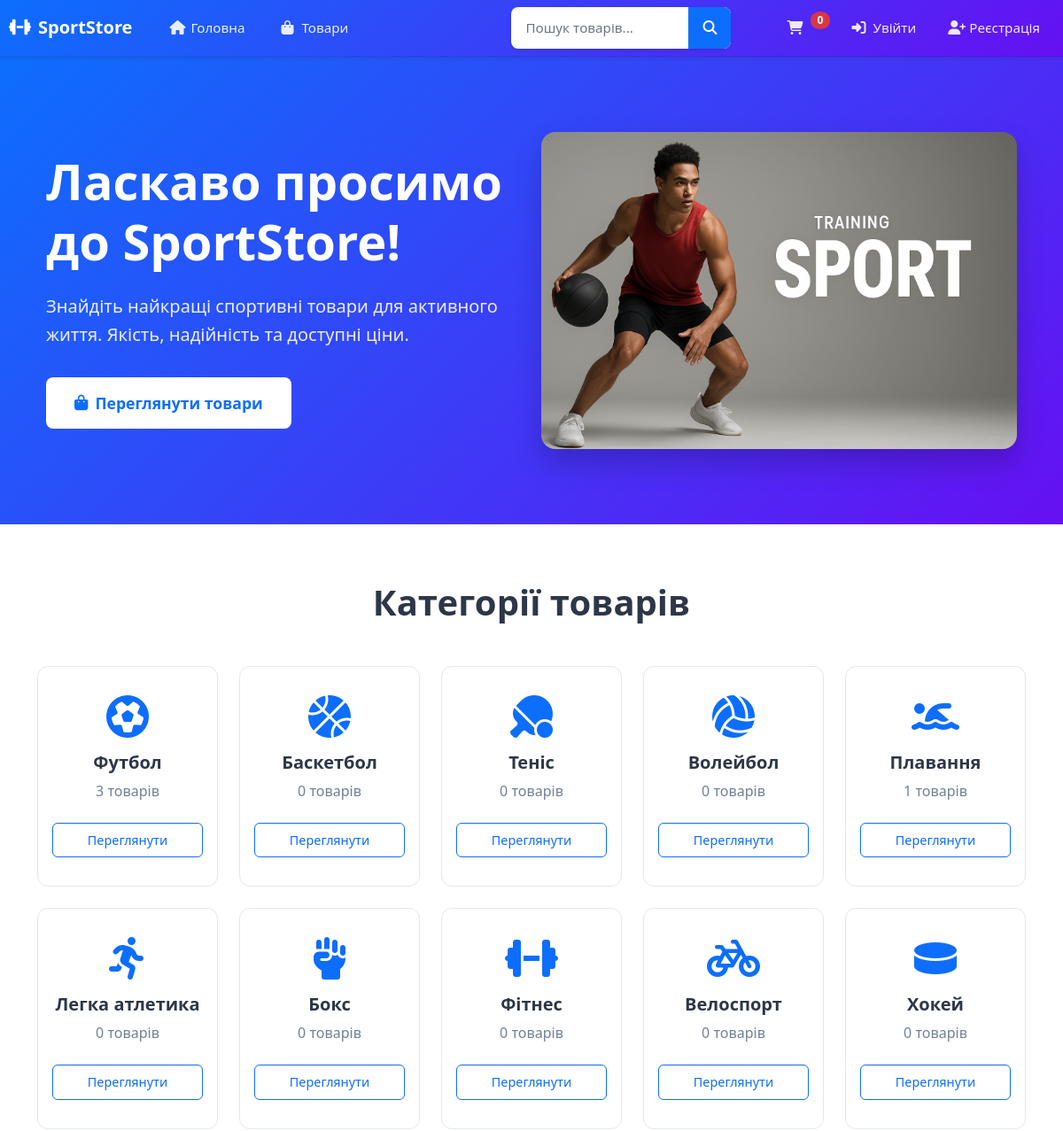
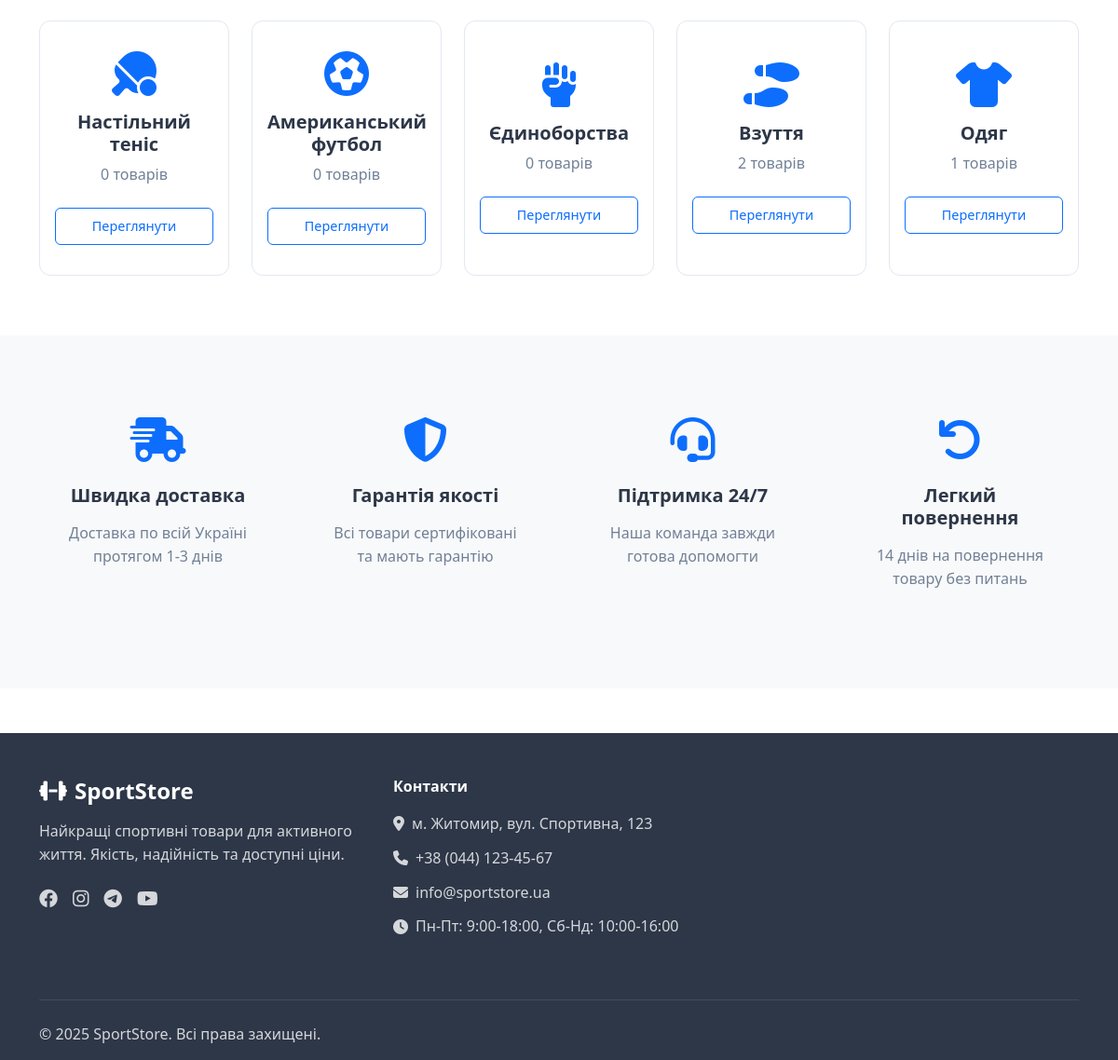
The page / on the database its author committed (2 pictures, top to bottom).
### tables this page shows
CREATE TABLE IF NOT EXISTS `categories` (
  `id` int NOT NULL AUTO_INCREMENT,
  `name` varchar(191) NOT NULL,
  `created_at` timestamp NULL DEFAULT CURRENT_TIMESTAMP,
  PRIMARY KEY (`id`),
  UNIQUE KEY `name` (`name`)
);

### core/Controller.php (called while the page is built, shortened)
<?php
class Controller {
    protected function view($template, $data = []) {
        extract($data);
        require_once "views/{$template}.php";
        require_once 'views/layouts/main.php';
    }
}
?>

### controllers/HomeController.php (called while the page is built)
<?php
class HomeController extends Controller {
    public function index() {
        $productModel = new Product();
        $categoryModel = new Category();
        $popularProducts = $productModel->getPopularProducts(8);
        $newProducts = $productModel->getNewProducts(8);
        $categories = $categoryModel->getCategoriesWithProductCount();
        $data = [
            'title' => 'Головна сторінка - Спортивний магазин',
            'popularProducts' => $popularProducts,
            'newProducts' => $newProducts,
            'categories' => $categories
        ];
        $this->view('home/index', $data);
    }
}
?>

### config/helpers.php (called while the page is built, shortened)
<?php
if (!function_exists('url')) {
    function url($path = '')
    {
        $protocol = isset($_SERVER['HTTPS']) && $_SERVER['HTTPS'] === 'on' ? 'https' : 'http';
        $host = $_SERVER['HTTP_HOST'];
        $scriptName = $_SERVER['SCRIPT_NAME'];
        $basePath = dirname($scriptName);
        $baseUrl = $protocol . '://' . $host . ($basePath === '/' ? '' : $basePath);
        return $baseUrl . '/' . ltrim($path, '/');
    }
}

### config/database.php (called while the page is built)
<?php
class Database {
    private static $instance = null;
    private $connection;
    private function __construct() {
        $config = [
            'host' => 'localhost',
            'dbname' => 'sports_store_cms',
            'username' => 'root',
            'password' => '',
            'charset' => 'utf8mb4'
        ];
        try {
            $this->connection = new PDO(
                "mysql:host={$config['host']};dbname={$config['dbname']};charset={$config['charset']}",
                $config['username'],
                $config['password'],
                [PDO::ATTR_ERRMODE => PDO::ERRMODE_EXCEPTION]
            );
        } catch (PDOException $e) {
            die("Database connection failed: " . $e->getMessage());
        }
    }
    public static function getInstance() {
        if (self::$instance === null) {
            self::$instance = new self();
        }
        return self::$instance;
    }
    public function getConnection() {
        return $this->connection;
    }
}
?>

### models/Category.php (called while the page is built, shortened)
<?php
class Category extends Model {
    public function getCategoriesWithProductCount() {
        $sql = "SELECT c.*, COUNT(p.id) as product_count
                FROM categories c
                LEFT JOIN products p ON c.id = p.category_id
                GROUP BY c.id
                ORDER BY c.id ASC";
        return $this->query($sql);
    }
}
?>

### core/Model.php (called while the page is built, shortened)
<?php
class Model {
    protected $db;
    public function __construct() {
        $this->db = Database::getInstance()->getConnection();
    }
    public function query($sql, $params = []) {
        $stmt = $this->db->prepare($sql);
        $stmt->execute($params);
        return $stmt->fetchAll(PDO::FETCH_ASSOC);
    }
}
?>

### views/home/index.php (the view, shortened to what this page needs)
<section class="hero-section">
    <div class="container">
        <div class="hero-content">
            <div class="hero-text">
                <h1 class="hero-title">Ласкаво просимо до SportStore!</h1>
                <p class="hero-subtitle">Знайдіть найкращі спортивні товари для активного життя. Якість, надійність та доступні ціни.</p>
                <a href="<?= url('products') ?>" class="hero-btn">
                    <i class="fas fa-shopping-bag"></i>Переглянути товари
                </a>
            </div>
            <div class="hero-image">
                <img src="<?= url('assets/images/hero-sport.png') ?>" alt="Спорт">
            </div>
        </div>
    </div>
</section>
<?php if (!empty($categories)): ?>
<section class="categories-section">
    <div class="container">
        <h2 class="section-title">Категорії товарів</h2>
        <div class="categories-grid">
            <?php
            function getCategoryIcon($categoryName) {
                $name = mb_strtolower(trim($categoryName), 'UTF-8');
                if (strpos($name, 'футбол') !== false) return 'fas fa-futbol';
                if (strpos($name, 'баскетбол') !== false) return 'fas fa-basketball-ball';
                if (strpos($name, 'теніс') !== false) return 'fas fa-table-tennis';
                if (strpos($name, 'волейбол') !== false) return 'fas fa-volleyball-ball';
                if (strpos($name, 'плавання') !== false) return 'fas fa-swimmer';
                if (strpos($name, 'біг') !== false || strpos($name, 'легка атлетика') !== false) return 'fas fa-running';
                if (strpos($name, 'фітнес') !== false || strpos($name, 'тренажер') !== false) return 'fas fa-dumbbell';
                if (strpos($name, 'велосипед') !== false || strpos($name, 'велоспорт') !== false) return 'fas fa-bicycle';
                if (strpos($name, 'бокс') !== false || strpos($name, 'єдиноборств') !== false) return 'fas fa-fist-raised';
                if (strpos($name, 'одяг') !== false || strpos($name, 'форма') !== false) return 'fas fa-tshirt';
                if (strpos($name, 'взуття') !== false || strpos($name, 'кросівки') !== false) return 'fas fa-shoe-prints';
                if (strpos($name, 'хокей') !== false) return 'fas fa-hockey-puck';
                return 'fas fa-trophy';
            }
            foreach ($categories as $category):
                    $icon = getCategoryIcon($category['name']);
            ?>
            <div class="category-card">
                <i class="<?= $icon ?> category-icon"></i>
                <h5 class="category-name"><?= htmlspecialchars($category['name']) ?></h5>
                <p class="category-count"><?= $category['product_count'] ?? 0 ?> товарів</p>
                <a href="<?= url('products?category=' . $category['id']) ?>" class="category-btn">Переглянути</a>
            </div>
            <?php endforeach; ?>
        </div>
    </div>
</section>
<?php endif; ?>
<section class="features-section">
    <div class="container">
        <div class="features-grid">
            <div class="feature-item">
                <i class="fas fa-shipping-fast feature-icon"></i>
                <h5 class="feature-title">Швидка доставка</h5>
                <p class="feature-description">Доставка по всій Україні протягом 1-3 днів</p>
            </div>
            <div class="feature-item">
                <i class="fas fa-shield-alt feature-icon"></i>
                <h5 class="feature-title">Гарантія якості</h5>
                <p class="feature-description">Всі товари сертифіковані та мають гарантію</p>
            </div>
            <div class="feature-item">
                <i class="fas fa-headset feature-icon"></i>
                <h5 class="feature-title">Підтримка 24/7</h5>
                <p class="feature-description">Наша команда завжди готова допомогти</p>
            </div>
            <div class="feature-item">
                <i class="fas fa-undo feature-icon"></i>
                <h5 class="feature-title">Легкий повернення</h5>
                <p class="feature-description">14 днів на повернення товару без питань</p>
            </div>
        </div>
    </div>
</section>

### views/layouts/main.php (style rules this page uses)
body { font-family: 'Segoe UI', Tahoma, Geneva, Verdana, sans-serif; line-height: 1.6; color: #2d3748; margin: 0; padding: 0; }

### views/home/index.php (style rules this page uses)
.hero-section { background: linear-gradient(135deg, #0d6efd 0%, #6610f2 100%); color: white; padding: 4rem 0; margin-bottom: 0; }
.hero-content { display: flex; align-items: center; min-height: 400px; }
.hero-text { flex: 1; padding-right: 2rem; }
.hero-title { font-size: 3.5rem; font-weight: 700; margin-bottom: 1.5rem; line-height: 1.2; margin-left: 10px }
.hero-subtitle { font-size: 1.25rem; margin-bottom: 2rem; opacity: 0.9; line-height: 1.6; margin-left: 10px; }
.hero-btn { background: white; color: #0d6efd; border: none; padding: 1rem 2rem; border-radius: 0.5rem; font-size: 1.1rem; font-weight: 600; text-decoration: none; display: inline-flex; align-items: center; gap: 0.5rem; transition: all 0.3s; margin-left: 10px; }
.hero-image { flex: 1; text-align: center; margin-right: 10px; }
.hero-image img { max-width: 100%; height: auto; border-radius: 1rem; box-shadow: 0 1rem 2rem rgba(0, 0, 0, 0.2); }
.categories-section { padding: 4rem 0; background: white; }
.section-title { text-align: center; font-size: 2.5rem; font-weight: 700; margin-bottom: 3rem; color: #2d3748; }
.categories-grid { display: grid; grid-template-columns: repeat(auto-fit, minmax(200px, 1fr)); gap: 1.5rem; }
.category-card { background: white; border: 1px solid #e2e8f0; border-radius: 0.75rem; padding: 2rem 1rem; text-align: center; transition: all 0.3s; height: 100%; display: flex; flex-direction: column; justify-content: center; }
.category-icon { font-size: 3rem; color: #0d6efd; margin-bottom: 1rem; }
.category-name { font-size: 1.25rem; font-weight: 600; margin-bottom: 0.5rem; color: #2d3748; }
.category-count { color: #718096; margin-bottom: 1.5rem; }
.category-btn { background: transparent; color: #0d6efd; border: 1px solid #0d6efd; padding: 0.5rem 1rem; border-radius: 0.375rem; font-size: 0.9rem; font-weight: 500; text-decoration: none; transition: all 0.2s; }
.features-section { padding: 4rem 0; background: #f8f9fa; }
.features-grid { display: grid; grid-template-columns: repeat(auto-fit, minmax(250px, 1fr)); gap: 2rem; }
.feature-item { text-align: center; padding: 1.5rem; }
.feature-icon { font-size: 3rem; color: #0d6efd; margin-bottom: 1.5rem; }
.feature-title { font-size: 1.25rem; font-weight: 600; margin-bottom: 1rem; color: #2d3748; }
.feature-description { color: #718096; line-height: 1.6; }

### rows shown on the page
categories: name "Футбол", product_count "3"
categories: name "Баскетбол", product_count "0"
categories: name "Теніс", product_count "0"
categories: name "Волейбол", product_count "0"
categories: name "Плавання", product_count "1"
categories: name "Легка атлетика", product_count "0"
categories: name "Бокс", product_count "0"
categories: name "Фітнес", product_count "0"
categories: name "Велоспорт", product_count "0"
categories: name "Хокей", product_count "0"
categories: name "Настільний теніс", product_count "0"
categories: name "Американський футбол", product_count "0"
categories: name "Єдиноборства", product_count "0"
categories: name "Взуття", product_count "2"
categories: name "Одяг", product_count "1"
